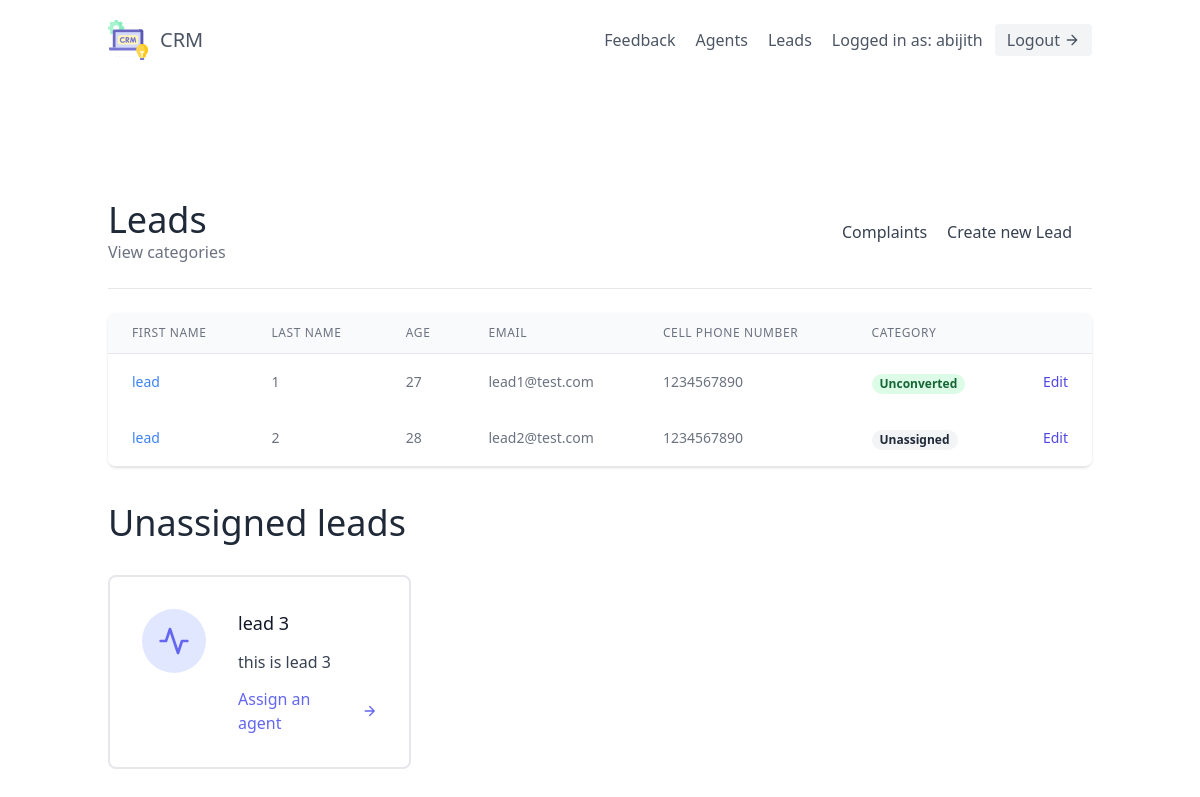
Screenshot of /leads/ (signed in) with the database file from the repository.
### leads/models.py (models this page shows, shortened)
class User(AbstractUser):
    is_organiser = models.BooleanField(default = True)
    is_agent = models.BooleanField(default = False)
    is_customer = models.BooleanField(default = False)

class Lead(models.Model):
    first_name = models.CharField(max_length = 20)
    last_name = models.CharField(max_length = 20)
    age = models.IntegerField(default = 0)
    organisation = models.ForeignKey(UserProfile, on_delete=models.CASCADE)
    agent = models.ForeignKey("Agent",null = True, blank = True, on_delete = models.SET_NULL)
    category = models.ForeignKey("Category",related_name = "leads",null=True, blank=True, on_delete = models.SET_NULL)
    description = models.TextField()
    date_added = models.DateTimeField(auto_now_add = True)
    phone_number = models.CharField(max_length=20)
    email = models.EmailField()

class Category(models.Model):
    name = models.CharField(max_length = 30)
    total_count = models.IntegerField(default = 0)
    organisation = models.ForeignKey(UserProfile, on_delete=models.CASCADE)

### leads/views.py (the view)
# urls.py: path('', LeadListView.as_view(), name='lead-list'),
class LeadListView(LoginRequiredMixin, generic.ListView):
    template_name = "leads/lead_list.html"
    context_object_name = "leads"
    def get_queryset(self):
        user = self.request.user
        if user.is_organiser:
            queryset = Lead.objects.filter(organisation=user.userprofile,
            agent__isnull= False)
        else:
            queryset = Lead.objects.filter(organisation=user.agent.organisation,
            agent__isnull= False)
            queryset = queryset.filter(agent__user=user)
        return queryset
    def get_context_data(self, **kwargs):
        user = self.request.user
        context = super(LeadListView, self).get_context_data(**kwargs)
        if user.is_organiser:
            queryset = Lead.objects.filter(organisation=user.userprofile,
            agent__isnull=True)
            context.update({
                "unassigned_leads": queryset
            })
        return context

### leads/templates/leads/lead_list.html (shortened to what this page needs)
{% extends "base.html" %}
{% block content %}
<section class="text-gray-700 body-font">
    <div class="container px-5 py-24 mx-auto flex flex-wrap">
        <div class="w-full mb-6 py-6 flex justify-between items-center border-b border-gray-200">
            <div>
                <h1 class="text-4xl text-gray-800">Leads</h1>
                <a class="text-gray-500 hover:text-blue-500" href="{% url 'leads:category-list' %}">
                    View categories
                </a>
            </div>
            {% if request.user.is_organiser %}
            <nav class="md:ml-auto flex flex-wrap items-center text-base justify-center">
                <a href="{% url 'leads:complaints' %}" class="mr-5 hover:text-blue-500">Complaints</a>
                <a href="{% url 'leads:lead-create' %}" class="mr-5 hover:text-blue-500">Create new Lead</a>
            </nav>
            {% endif %}
        </div>
        <div class="flex flex-col w-full">
            <div class="-my-2 overflow-x-auto sm:-mx-6 lg:-mx-8">
            <div class="py-2 align-middle inline-block min-w-full sm:px-6 lg:px-8">
                <div class="shadow overflow-hidden border-b border-gray-200 sm:rounded-lg">
                <table class="min-w-full divide-y divide-gray-200">
                    <thead class="bg-gray-50">
                        <tr>
                            <th scope="col" class="px-6 py-3 text-left text-xs font-medium text-gray-500 uppercase tracking-wider">
                            First Name
                            </th>
                            <th scope="col" class="px-6 py-3 text-left text-xs font-medium text-gray-500 uppercase tracking-wider">
                            Last Name
                            </th>
                            <th scope="col" class="px-6 py-3 text-left text-xs font-medium text-gray-500 uppercase tracking-wider">
                            Age
                            </th>
                            <th scope="col" class="px-6 py-3 text-left text-xs font-medium text-gray-500 uppercase tracking-wider">
                            Email
                            </th>
                            <th scope="col" class="px-6 py-3 text-left text-xs font-medium text-gray-500 uppercase tracking-wider">
                            Cell Phone Number
                            </th>
                            <th scope="col" class="px-6 py-3 text-left text-xs font-medium text-gray-500 uppercase tracking-wider">
                            Category
                            </th>
                            <th scope="col" class="relative px-6 py-3">
                            </th>
                        </tr>
                    </thead>
                    <tbody>
                        {% for lead in leads %}
                            <tr class="bg-white">
                                <td class="px-6 py-4 whitespace-nowrap text-sm font-medium text-gray-900">
                                    <a class="text-blue-500 hover:text-blue-800" href="{% url 'leads:lead-detail' lead.pk %}">{{ lead.first_name }}</a>
                                </td>
                                <td class="px-6 py-4 whitespace-nowrap text-sm text-gray-500">
                                    {{ lead.last_name }}
                                </td>
                                <td class="px-6 py-4 whitespace-nowrap text-sm text-gray-500">
                                    {{ lead.age }}
                                </td>
                                <td class="px-6 py-4 whitespace-nowrap text-sm text-gray-500">
                                    {{ lead.email }}
                                </td>
                                <td class="px-6 py-4 whitespace-nowrap text-sm text-gray-500">
                                    {{ lead.phone_number }}
                                </td>
                                <td class="px-6 py-4 whitespace-nowrap">
                                    {% if lead.category %}
                                        <span class="px-2 inline-flex text-xs leading-5 font-semibold rounded-full bg-green-100 text-green-800">
                                            {{ lead.category.name }}
                                        </span>
                                    {% else %}
                                        <span class="px-2 inline-flex text-xs leading-5 font-semibold rounded-full bg-gray-100 text-gray-800">
                                            Unassigned
                                        </span>
                                    {% endif %}
                                </td>
                                <td class="px-6 py-4 whitespace-nowrap text-right text-sm font-medium">
                                    <a href="{% url 'leads:lead-update' lead.pk %}" class="text-indigo-600 hover:text-indigo-900">
                                        Edit
                                    </a>
                                </td>
                            </tr>
                        {% empty %}
                        <p>There are currently no leads</p>
                        {% endfor %}
                    </tbody>
                </table>
                </div>
            </div>
            </div>
        </div>
        {% if unassigned_leads.exists %}
            <div class="mt-5 flex flex-wrap -m-4">
                <div class="p-4 w-full">
                    <h1 class="text-4xl text-gray-800">Unassigned leads</h1>
                </div>
                {% for lead in unassigned_leads %}
                <div class="p-4 lg:w-1/2 md:w-1/2">
                    <div class="flex border-2 rounded-lg border-gray-200 p-8 sm:flex-row flex-col">
                        <div class="w-16 h-16 sm:mr-8 sm:mb-0 mb-4 inline-flex items-center justify-center rounded-full bg-indigo-100 text-indigo-500 flex-shrink-0">
                            <svg fill="none" stroke="currentColor" stroke-linecap="round" stroke-linejoin="round" stroke-width="2" class="w-8 h-8" viewBox="0 0 24 24">
                                <path d="M22 12h-4l-3 9L9 3l-3 9H2"></path>
                            </svg>
                        </div>
                        <div class="flex-grow">
                            <h2 class="text-gray-900 text-lg title-font font-medium mb-3">
                                {{ lead.first_name }} {{ lead.last_name }}
                            </h2>
                            <p class="leading-relaxed text-base">
                                {{ lead.description }}
                            </p>
                            <a href="{% url 'leads:assign-agent' lead.pk %}" class="mt-3 text-indigo-500 inline-flex items-center">
                                Assign an agent
                                <svg fill="none" stroke="currentColor" stroke-linecap="round" stroke-linejoin="round" stroke-width="2" class="w-4 h-4 ml-2" viewBox="0 0 24 24">
                                    <path d="M5 12h14M12 5l7 7-7 7"></path>
                                </svg>
                            </a>
                        </div>
                    </div>
                </div>
                {% endfor %}
            </div>
        {% endif %}
    </div>
</section>
{% endblock content %}

### templates/base.html (shortened to what this page needs)
{% load static%}
<!DOCTYPE html>
<html>
    <head>
        <link href = {% static '/css/styles.css'%} rel = "stylesheet"/>
        <link rel="stylesheet" href="">
        <script src="https://cdn.tailwindcss.com"></script>
    </head>
    <body>
    <div class = "max-w-7xl mx-auto">
    {% include 'navbar.html'%}
    {% block content%}
    {% endblock content%}
    </div>
    </body>
</html>

### templates/navbar.html (shortened to what this page needs)
<header class="text-gray-600 body-font">
  <div class="container mx-auto flex flex-wrap p-5 flex-col md:flex-row items-center">
    <a class="flex title-font font-medium items-center text-gray-900 mb-4 md:mb-0">
      <a href="{% url 'landing-page'%}"><span class="ml-3 text-xl">CRM</span></a>
    </a>
    <nav class="md:ml-auto flex flex-wrap items-center text-base justify-center">
    <a href="{% url 'leads:feedback' %}" class="mr-5 hover:text-blue-500">Feedback</a>
    {% if request.user.is_organiser %}
      <a href="{% url 'agents:agent-list'%}" class="mr-5 hover:text-blue-500">Agents</a>
      <a href="{% url 'leads:lead-list'%}" class="mr-5 hover:text-blue-500">Leads</a>
    {% endif %}
    </nav>
    {% if request.user.is_authenticated %}
    Logged in as: {{ request.user.username}}
    <a href="{% url 'logout' %}" class="ml-3 inline-flex items-center bg-gray-100 border-0 py-1 px-3 focus:outline-none hover:bg-gray-200 rounded text-base mt-4 md:mt-0">
    Logout
      <svg fill="none" stroke="currentColor" stroke-linecap="round" stroke-linejoin="round" stroke-width="2" class="w-4 h-4 ml-1" viewBox="0 0 24 24">
        <path d="M5 12h14M12 5l7 7-7 7"></path>
      </svg>
    </a>
    {% endif %}
  </div>
</header>

### templates/scripts.html (shortened to what this page needs)
{% load static %}

### rows the page displays
User: user.username "abijith"
Lead: first_name "lead", last_name "1", age "27", email "lead1@test.com", phone_number "1234567890", category.name "Unconverted"
Lead: first_name "lead", last_name "2", age "28", email "lead2@test.com", phone_number "1234567890", shows "Unassigned"
Lead: first_name "lead", last_name "3", description "this is lead 3"
